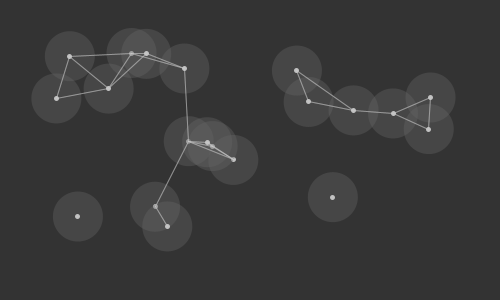
Frame 1 (no input)
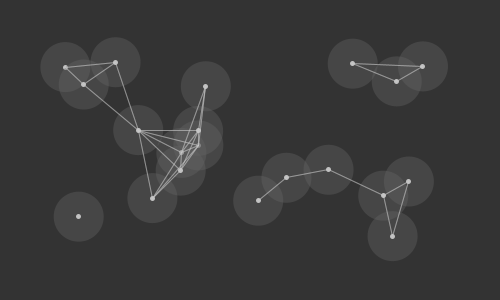
Frame 2 (the mouse pressed at the canvas centre, redrawn once)

The Processing sketch that drew these frames (run headless with seeded random() and noise(); the mouse was pressed at the canvas centre and the sketch redrawn once):

// Processing sketch: processing_99602
// ── processing_99602.pde

/*
Un sketch sencillo para visualizar el calculo de la distancia euclideana. 
Made by: @ramayac
*/

PVector[] puntos = new PVector[20];

int UMBRAL = 75;

void setup(){
  size(500, 300);
  
  iniciar();
  smooth();
  //frameRate(24);
  noLoop();
}

void iniciar(){
  for(int i = 0; i < puntos.length; i++){
    puntos[i] = new PVector(random(50,width-50), random(50,height-50));
  }
}

void draw(){
  background(51);
  
  for(int i = 0; i < puntos.length; i++){
    float x = puntos[i].x;
    float y = puntos[i].y;
    
    stroke(255);
    strokeWeight(5);
    point(x, y);
    
    noStroke();
    fill(100, 100);
    ellipse(x, y, 50, 50);
  }
  
  //Para cada elemento hay que dibujar una linea
  stroke(200, 100);
  strokeWeight(1);
  //TODO: optimizar.
  for(int i = 0; i < puntos.length; i++){
    PVector pv1 = puntos[i];
    for(int j = 0; j < puntos.length; j++){
      PVector pv2 = puntos[j];
      float d = dist(pv1.x, pv1.y, pv2.x, pv2.y);
      if(d <= UMBRAL){
        line(pv1.x, pv1.y, pv2.x, pv2.y);
      }
    }
  }
  
}

void mousePressed(){
  iniciar();
  redraw();
}
